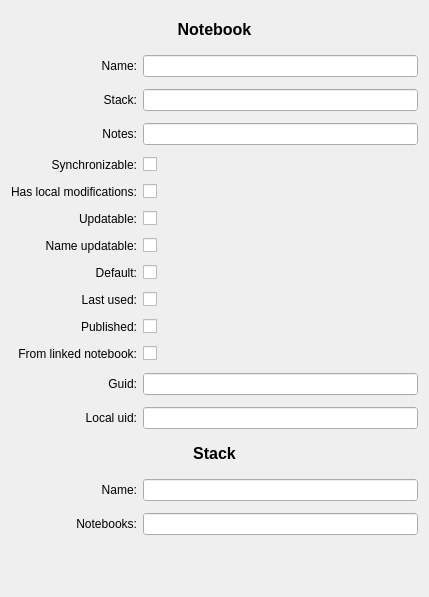
<?xml version="1.0" encoding="UTF-8"?>
<ui version="4.0">
 <class>NotebookModelItemInfoWidget</class>
 <widget class="QWidget" name="NotebookModelItemInfoWidget">
  <property name="geometry">
   <rect>
    <x>0</x>
    <y>0</y>
    <width>429</width>
    <height>597</height>
   </rect>
  </property>
  <property name="font">
   <font>
    <stylestrategy>PreferAntialias</stylestrategy>
   </font>
  </property>
  <property name="windowTitle">
   <string>Form</string>
  </property>
  <layout class="QGridLayout" name="gridLayout">
   <item row="0" column="0" colspan="2">
    <widget class="QLabel" name="notebookLabel">
     <property name="minimumSize">
      <size>
       <width>0</width>
       <height>26</height>
      </size>
     </property>
     <property name="maximumSize">
      <size>
       <width>16777215</width>
       <height>26</height>
      </size>
     </property>
     <property name="font">
      <font>
       <pointsize>12</pointsize>
       <weight>75</weight>
       <bold>true</bold>
      </font>
     </property>
     <property name="text">
      <string>Notebook</string>
     </property>
     <property name="alignment">
      <set>Qt::AlignCenter</set>
     </property>
     <property name="textInteractionFlags">
      <set>Qt::TextSelectableByKeyboard|Qt::TextSelectableByMouse</set>
     </property>
    </widget>
   </item>
   <item row="1" column="0">
    <widget class="QLabel" name="notebookNameLabel">
     <property name="text">
      <string>Name:</string>
     </property>
     <property name="alignment">
      <set>Qt::AlignRight|Qt::AlignTrailing|Qt::AlignVCenter</set>
     </property>
    </widget>
   </item>
   <item row="1" column="1">
    <widget class="QLineEdit" name="notebookNameLineEdit">
     <property name="autoFillBackground">
      <bool>true</bool>
     </property>
     <property name="readOnly">
      <bool>true</bool>
     </property>
    </widget>
   </item>
   <item row="2" column="0">
    <widget class="QLabel" name="notebookStackLabel">
     <property name="text">
      <string>Stack:</string>
     </property>
     <property name="alignment">
      <set>Qt::AlignRight|Qt::AlignTrailing|Qt::AlignVCenter</set>
     </property>
    </widget>
   </item>
   <item row="2" column="1">
    <widget class="QLineEdit" name="notebookStackLineEdit">
     <property name="autoFillBackground">
      <bool>true</bool>
     </property>
     <property name="readOnly">
      <bool>true</bool>
     </property>
    </widget>
   </item>
   <item row="3" column="0">
    <widget class="QLabel" name="notebookNumNotesLabel">
     <property name="text">
      <string>Notes:</string>
     </property>
     <property name="alignment">
      <set>Qt::AlignRight|Qt::AlignTrailing|Qt::AlignVCenter</set>
     </property>
    </widget>
   </item>
   <item row="3" column="1">
    <widget class="QLineEdit" name="notebookNumNotesLineEdit">
     <property name="autoFillBackground">
      <bool>true</bool>
     </property>
     <property name="readOnly">
      <bool>true</bool>
     </property>
    </widget>
   </item>
   <item row="4" column="0">
    <widget class="QLabel" name="notebookSynchronizableLabel">
     <property name="text">
      <string>Synchronizable:</string>
     </property>
     <property name="alignment">
      <set>Qt::AlignRight|Qt::AlignTrailing|Qt::AlignVCenter</set>
     </property>
    </widget>
   </item>
   <item row="4" column="1">
    <widget class="QCheckBox" name="notebookSynchronizableCheckBox"/>
   </item>
   <item row="5" column="0">
    <widget class="QLabel" name="notebookDirtyLabel">
     <property name="text">
      <string>Has local modifications:</string>
     </property>
    </widget>
   </item>
   <item row="5" column="1">
    <widget class="QCheckBox" name="notebookDirtyCheckBox"/>
   </item>
   <item row="6" column="0">
    <widget class="QLabel" name="notebookUpdatableLabel">
     <property name="text">
      <string>Updatable:</string>
     </property>
     <property name="alignment">
      <set>Qt::AlignRight|Qt::AlignTrailing|Qt::AlignVCenter</set>
     </property>
    </widget>
   </item>
   <item row="6" column="1">
    <widget class="QCheckBox" name="notebookUpdatableCheckBox"/>
   </item>
   <item row="7" column="0">
    <widget class="QLabel" name="notebookNameUpdatableLabel">
     <property name="text">
      <string>Name updatable:</string>
     </property>
     <property name="alignment">
      <set>Qt::AlignRight|Qt::AlignTrailing|Qt::AlignVCenter</set>
     </property>
    </widget>
   </item>
   <item row="7" column="1">
    <widget class="QCheckBox" name="notebookNameUpdatableCheckBox"/>
   </item>
   <item row="8" column="0">
    <widget class="QLabel" name="notebookDefaultLabel">
     <property name="text">
      <string>Default:</string>
     </property>
     <property name="alignment">
      <set>Qt::AlignRight|Qt::AlignTrailing|Qt::AlignVCenter</set>
     </property>
    </widget>
   </item>
   <item row="8" column="1">
    <widget class="QCheckBox" name="notebookDefaultCheckBox"/>
   </item>
   <item row="9" column="0">
    <widget class="QLabel" name="notebookLastUsedLabel">
     <property name="text">
      <string>Last used:</string>
     </property>
     <property name="alignment">
      <set>Qt::AlignRight|Qt::AlignTrailing|Qt::AlignVCenter</set>
     </property>
    </widget>
   </item>
   <item row="9" column="1">
    <widget class="QCheckBox" name="notebookLastUsedCheckBox"/>
   </item>
   <item row="10" column="0">
    <widget class="QLabel" name="notebookPublishedLabel">
     <property name="text">
      <string>Published:</string>
     </property>
     <property name="alignment">
      <set>Qt::AlignRight|Qt::AlignTrailing|Qt::AlignVCenter</set>
     </property>
    </widget>
   </item>
   <item row="10" column="1">
    <widget class="QCheckBox" name="notebookPublishedCheckBox"/>
   </item>
   <item row="11" column="0">
    <widget class="QLabel" name="notebookFromLinkedNotebookLabel">
     <property name="text">
      <string>From linked notebook:</string>
     </property>
     <property name="alignment">
      <set>Qt::AlignRight|Qt::AlignTrailing|Qt::AlignVCenter</set>
     </property>
    </widget>
   </item>
   <item row="11" column="1">
    <widget class="QCheckBox" name="notebookFromLinkedNotebookCheckBox"/>
   </item>
   <item row="12" column="0">
    <widget class="QLabel" name="notebookGuidLabel">
     <property name="text">
      <string>Guid:</string>
     </property>
     <property name="alignment">
      <set>Qt::AlignRight|Qt::AlignTrailing|Qt::AlignVCenter</set>
     </property>
    </widget>
   </item>
   <item row="12" column="1">
    <widget class="QLineEdit" name="notebookGuidLineEdit">
     <property name="autoFillBackground">
      <bool>true</bool>
     </property>
     <property name="readOnly">
      <bool>true</bool>
     </property>
    </widget>
   </item>
   <item row="13" column="0">
    <widget class="QLabel" name="notebookLocalUidLabel">
     <property name="text">
      <string>Local uid:</string>
     </property>
     <property name="alignment">
      <set>Qt::AlignRight|Qt::AlignTrailing|Qt::AlignVCenter</set>
     </property>
    </widget>
   </item>
   <item row="13" column="1">
    <widget class="QLineEdit" name="notebookLocalUidLineEdit">
     <property name="autoFillBackground">
      <bool>true</bool>
     </property>
     <property name="readOnly">
      <bool>true</bool>
     </property>
    </widget>
   </item>
   <item row="14" column="0" colspan="2">
    <widget class="QLabel" name="stackLabel">
     <property name="minimumSize">
      <size>
       <width>0</width>
       <height>26</height>
      </size>
     </property>
     <property name="maximumSize">
      <size>
       <width>16777215</width>
       <height>26</height>
      </size>
     </property>
     <property name="font">
      <font>
       <pointsize>12</pointsize>
       <weight>75</weight>
       <bold>true</bold>
      </font>
     </property>
     <property name="text">
      <string>Stack</string>
     </property>
     <property name="alignment">
      <set>Qt::AlignCenter</set>
     </property>
     <property name="textInteractionFlags">
      <set>Qt::TextSelectableByKeyboard|Qt::TextSelectableByMouse</set>
     </property>
    </widget>
   </item>
   <item row="15" column="0">
    <widget class="QLabel" name="stackNameLabel">
     <property name="text">
      <string>Name:</string>
     </property>
     <property name="alignment">
      <set>Qt::AlignRight|Qt::AlignTrailing|Qt::AlignVCenter</set>
     </property>
    </widget>
   </item>
   <item row="15" column="1">
    <widget class="QLineEdit" name="stackNameLineEdit">
     <property name="autoFillBackground">
      <bool>true</bool>
     </property>
     <property name="readOnly">
      <bool>true</bool>
     </property>
    </widget>
   </item>
   <item row="16" column="0">
    <widget class="QLabel" name="stackNumNotebooksLabel">
     <property name="text">
      <string>Notebooks:</string>
     </property>
     <property name="alignment">
      <set>Qt::AlignRight|Qt::AlignTrailing|Qt::AlignVCenter</set>
     </property>
    </widget>
   </item>
   <item row="16" column="1">
    <widget class="QLineEdit" name="stackNumNotebooksLineEdit">
     <property name="autoFillBackground">
      <bool>true</bool>
     </property>
     <property name="readOnly">
      <bool>true</bool>
     </property>
    </widget>
   </item>
   <item row="17" column="0" colspan="2">
    <widget class="QLabel" name="statusBarLabel">
     <property name="minimumSize">
      <size>
       <width>0</width>
       <height>26</height>
      </size>
     </property>
     <property name="maximumSize">
      <size>
       <width>16777215</width>
       <height>26</height>
      </size>
     </property>
    </widget>
   </item>
  </layout>
 </widget>
 <resources/>
 <connections/>
</ui>
